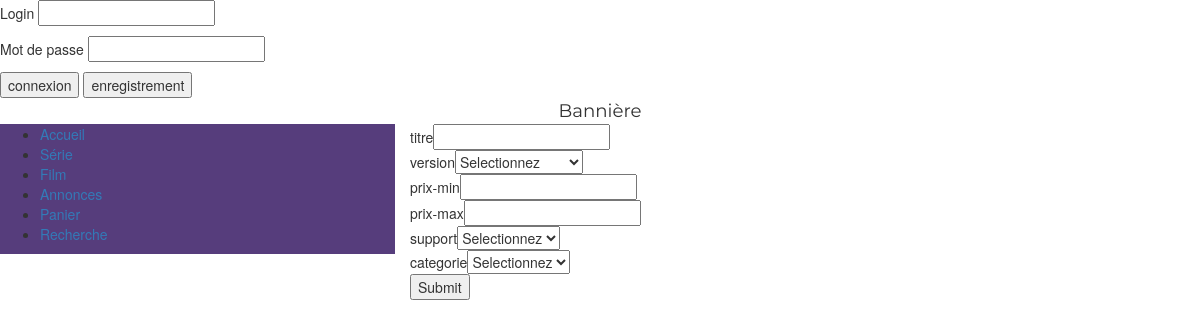
Screenshot of /wikiventefilm/recherche.php with the database file from the repository.
### tables this page shows
CREATE TABLE `meta_menu` (
  `nom` varchar(255) NOT NULL,
  `lien` varchar(255) NOT NULL,
  `id` int(11) NOT NULL
);

CREATE TABLE `recherche` (
  `id` int(2) NOT NULL,
  `nom` varchar(30) NOT NULL,
  `type` varchar(10) NOT NULL,
  `att_name` varchar(30) NOT NULL
);

CREATE TABLE `recherche_option` (
  `id` int(2) NOT NULL,
  `nom` varchar(30) NOT NULL,
  `options` text NOT NULL
);

### wikiventefilm/recherche.php (the view, shortened to what this page needs)
<?php
	include 'connectdb.php';
	$sql = "SELECT nom, type ,att_name FROM recherche";
	$result = mysqli_query($conn, $sql);
?>
<!DOCTYPE html>
<html>
	<body>
		<?php
			include "all.php";
		?>
		<?php
			echo "<div class='row' id='banniere'>";
				include ("banniere.php");
			echo "</div>";
			echo "<div class='row' id='centre'>";
				echo "<div class='col-md-4' id='menu'>";
					include ("menu.php");
				echo "</div>";
				echo "<div class='col-md-8' id='contenu' >";
				if (mysqli_num_rows($result) > 0)
				{
					echo "<form class='recherche' action='#' method='get'>";
					while($row = mysqli_fetch_assoc($result))
					{
						switch ($row["type"])
						{
							case 'text':
								echo $row["nom"] . "<input type='text' name='" . $row["att_name"] . "'/><br/>";
								break;
							case 'number':
								echo $row["nom"] . "<input type='number' name='" . $row["att_name"] . "'/><br/>";
								break;
							case 'select':
									$sql = "SELECT nom, options FROM recherche_option WHERE nom='".$row["nom"]."'";
									$result2 = mysqli_query($conn, $sql);
									if (mysqli_num_rows($result2) > 0)
									{
										while($row2 = mysqli_fetch_assoc($result2))
										{
											echo $row2["nom"] . "<select class='custom-select' name='".$row2["nom"]."'>";
											$option = explode("#", $row2["options"]);
											for($i=0 ; $i < sizeof($option); $i++)
											{
												echo "<option value='" . $option[$i] . "'>" . $option[$i] . "</option>";
											}
											echo "</select><br/>";
										}
									}
								break;
						}
					}
					echo "<input type='submit' name='submit'/>";
					echo "</form>";
				}
				echo "</div>";
				?>
		</body>
</html>

### wikiventefilm/menu.php
<?php
	 	include 'connectdb.php' ;
		$sql = "SELECT nom, lien, id FROM meta_menu";
		$resultat = mysqli_query($conn, $sql);
		if (isset($_SESSION["login"]) && isset($_SESSION["type"]))
		{
			if ($_SESSION["type"] == "moderateur")
				$user = 2;
			else
				$user = 1;
		}
		else
		{
			$user = 0;
		}
?>
		<?php
    echo "<ul>";
        if (mysqli_num_rows($resultat) > 0)
        {
          while($row = mysqli_fetch_assoc($resultat))
          {
						if(($row["nom"]!="moderation" AND $row["nom"]!="Ajout Annonce") || ($row["nom"]=="moderation" && $user==2 ) || ($row["nom"]=="Ajout Annonce" && $user>=1 ))
						{
	            echo "
		            <li>
	                <a href='".$row["lien"]."''> ".$row["nom"]." </a>
		            </li>
	            ";
						}
          }
        }
        else
        {
            echo "aucun resultats";
        }
      echo " </ul>";
     ?>

### wikiventefilm/css/style.css (style rules this page uses)
#menu { background-color: #563d7c; text-decoration : none !important; }
#banniere { text-align: center; font-size: 130%; font-family: Montserrat; }

### rows the page displays
meta_menu: nom "Accueil"
meta_menu: nom "Série"
meta_menu: nom "Film"
meta_menu: nom "Annonces"
meta_menu: nom "Panier"
meta_menu: nom "Recherche"
recherche: nom "titre"
recherche_option: nom "version", version "Selectionnez"
recherche: nom "prix-min"
recherche: nom "prix-max"
recherche_option: nom "support", support "Selectionnez"
recherche_option: nom "categorie", categorie "Selectionnez"
